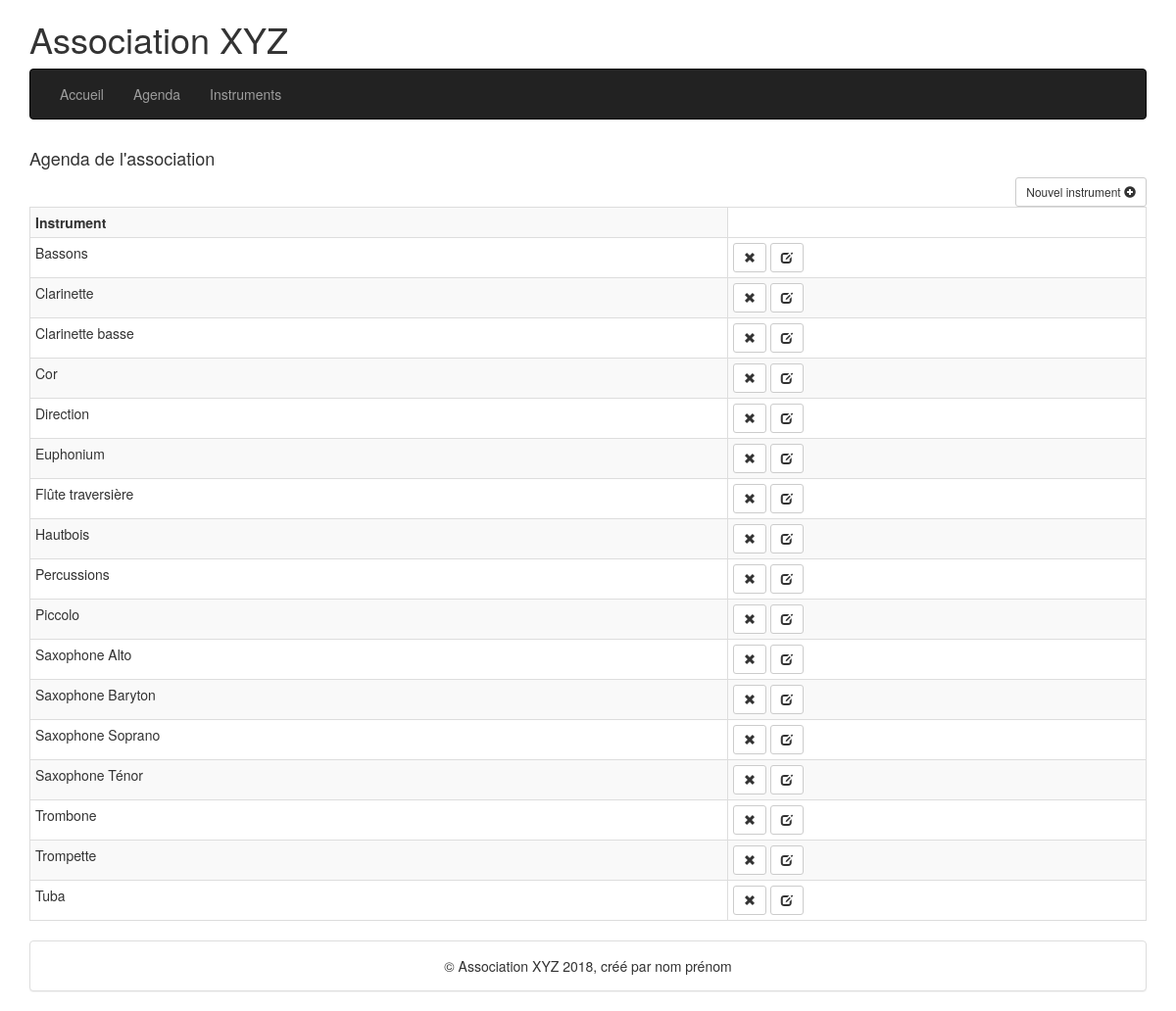
Screenshot of /agenda0/instruments.php with the database file from the repository.
### tables this page shows
CREATE TABLE `instruments` (
  `idInstrument` int(10) unsigned NOT NULL AUTO_INCREMENT,
  `instrument` varchar(20) NOT NULL,
  PRIMARY KEY (`idInstrument`),
  UNIQUE KEY `instrument` (`instrument`)
);

### agenda0/instruments.php (called while the page is built, shortened)
<?php
require_once "./models/instruments.php";
$instruments = getAllInstruments();
include "./views/showinstruments.php";

### agenda0/models/dbconnexion.php (called while the page is built, shortened)
<?php
function connectDB()
{
    static $dbc = null;
    if ($dbc == null)
    {
        try
        {
        $dbc = new PDO('mysql:host=' . HOST . ';dbname=' . DBNAME, DBUSER, DBPWD, array(
            PDO::MYSQL_ATTR_INIT_COMMAND => "SET NAMES utf8",
            PDO::ATTR_PERSISTENT => true
        ));
        }
        catch (Exception $e)
        {
            echo 'Erreur : ' . $e->getMessage() . '<br />';
            echo 'N° : ' . $e->getCode();
            die('Could not connect to MySQL');
        }
    }
    return $dbc;
}
?>

### agenda0/models/instruments.php (called while the page is built, shortened)
<?php
require_once "dbconnexion.php";
function getAllInstruments()
{
    static $ps = null;
    $sql = 'SELECT * FROM `agenda`.`instruments`';
    $sql .= ' ORDER BY `instrument` ASC';
    if ($ps == null)
    {
        $ps = connectDB()->prepare($sql);
    }
    $answer = false;
    try
    {
        if ($ps->execute())
        $answer = $ps->fetchAll(PDO::FETCH_ASSOC);
    }
    catch (PDOException $e)
    {
        echo $e->getMessage();
    }
    return $answer;
}
?>

### agenda0/views/showinstruments.php (the view, shortened to what this page needs)
<?php
include "header.php";
?>
<div class="row">
    <div class="col-sm-2 pull-right">
        <a class="btn btn-default btn-sm pull-right" href="editinstrument.php">Nouvel instrument
            <span class="glyphicon glyphicon-plus-sign"></span></a>
    </div>
</div>
<table class="table table-bordered table-striped table-condensed">
    <tr>
        <th>Instrument</th>
    </tr>
    <?php
    foreach ($instruments as $in) :
        ?>
        <tr>
            <td><?= $in['instrument']; ?></td>
            <td>
                <button data-toggle="modal" class="btn btn-default btn-sm" href="#delete<?php echo $in['idInstrument'] ?>">
                    <span class="glyphicon glyphicon-remove"></span></button>
                <a class="btn btn-default btn-sm" href="editinstrument.php?id=<?= $in['idInstrument'] ?>">
                    <span class="glyphicon glyphicon-edit"></span></a>
            </td>
        </tr>
    <?php endforeach; ?>
</table>
<?php include "footer.php" ?>

### rows the page displays
instruments: instrument "Bassons"
instruments: instrument "Clarinette"
instruments: instrument "Clarinette basse"
instruments: instrument "Cor"
instruments: instrument "Direction"
instruments: instrument "Euphonium"
instruments: instrument "Flûte traversière"
instruments: instrument "Hautbois"
instruments: instrument "Percussions"
instruments: instrument "Piccolo"
instruments: instrument "Saxophone Alto"
instruments: instrument "Saxophone Baryton"
instruments: instrument "Saxophone Soprano"
instruments: instrument "Saxophone Ténor"
instruments: instrument "Trombone"
instruments: instrument "Trompette"
instruments: instrument "Tuba"

### other values shown
$pageTitle "Agenda de l'association"
